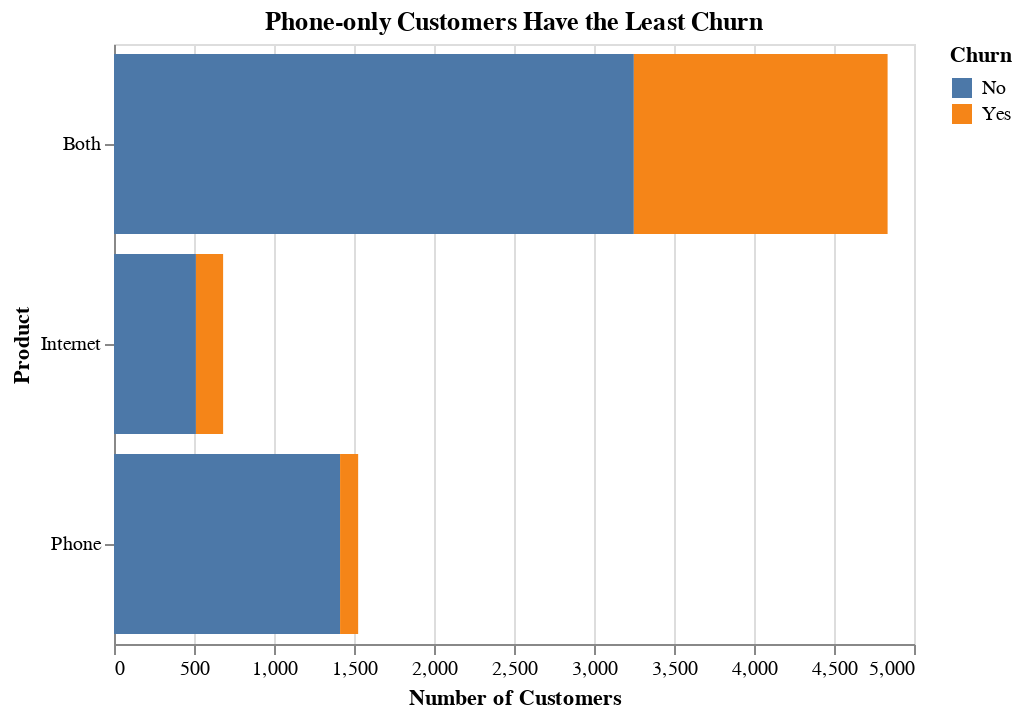

Notebook code cell kept with this figure:
### Code cell
alt.Chart(chart_data,
                title='Phone-only Customers Have the Least Churn'
         ).mark_bar(
         ).encode(
                alt.X('sum(customerID)', title='Number of Customers'),
                alt.Y('cust_type', title='Product'),
                color='Churn',
                order=alt.Order(
                    'Churn',
                    sort='ascending'
                )
         )

### Figure 1 — Vega-Lite specification as saved in the notebook (floating-point values rounded to 4 significant figures)
{"$schema": "https://vega.github.io/schema/vega-lite/v3.3.0.json", "config": {"mark": {"tooltip": null}, "view": {"height": 300, "width": 400}}, "data": {"name": "data-cc68652ce327e682bdc5fda1b896bbf5"}, "datasets": {"data-cc68652ce327e682bdc5fda1b896bbf5": [{"Churn": "No", "cust_type": "Both", "customerID": 3249}, {"Churn": "Yes", "cust_type": "Both", "customerID": 1586}, {"Churn": "No", "cust_type": "Internet", "customerID": 512}, {"Churn": "Yes", "cust_type": "Internet", "customerID": 170}, {"Churn": "No", "cust_type": "Phone", "customerID": 1413}, {"Churn": "Yes", "cust_type": "Phone", "customerID": 113}]}, "encoding": {"color": {"field": "Churn", "type": "nominal"}, "order": {"field": "Churn", "sort": "ascending", "type": "nominal"}, "x": {"aggregate": "sum", "field": "customerID", "title": "Number of Customers", "type": "quantitative"}, "y": {"field": "cust_type", "title": "Product", "type": "nominal"}}, "mark": "bar", "title": "Phone-only Customers Have the Least Churn"}
